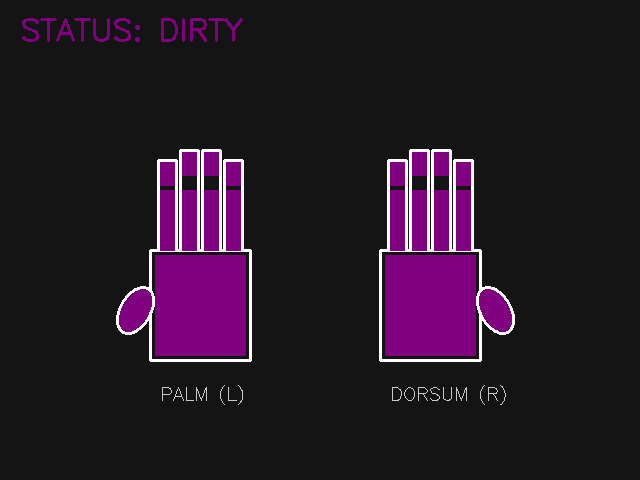
#> input picture assets/canvas_dirty.png, 640 x 480 px
$ python visualizer.py
#> lines starting #> are read from the running program, lines starting #| are printed output that depends on the picture; after the words box and inside, x2 and y2 are one past the last pixel; in counts of white or black regions, pixels touching at a corner belong together
import cv2
import time
import os
import numpy as np
from pathlib import Path
from typing import Dict, Optional

class WashVisualizer:
    def __init__(self):
        """
        Initialize the WashVisualizer with assets.
        Assets are expected to be in the project root 'assets' folder.
        """
        # Calculate path to assets relative to this file
        # File: dashboard/backend/src/services/visualizer.py
        # Root: ../../../../
        current_file = Path(__file__).resolve()
        project_root = current_file.parent.parent.parent.parent.parent
        self.assets_dir = project_root / "assets"

        # Load base canvases
        dirty_path = self.assets_dir / "canvas_dirty.png"
        clean_path = self.assets_dir / "canvas_clean.png"

        # Check existence
        if not dirty_path.exists():
            raise FileNotFoundError(f"Could not find {dirty_path}")
        if not clean_path.exists():
            raise FileNotFoundError(f"Could not find {clean_path}")

        self.canvas_dirty = cv2.imread(str(dirty_path))
#> self.canvas_dirty is the input picture: shape (480, 640, 3); mean B, G, R 37.5, 24.1, 37.5
        self.canvas_clean = cv2.imread(str(clean_path))
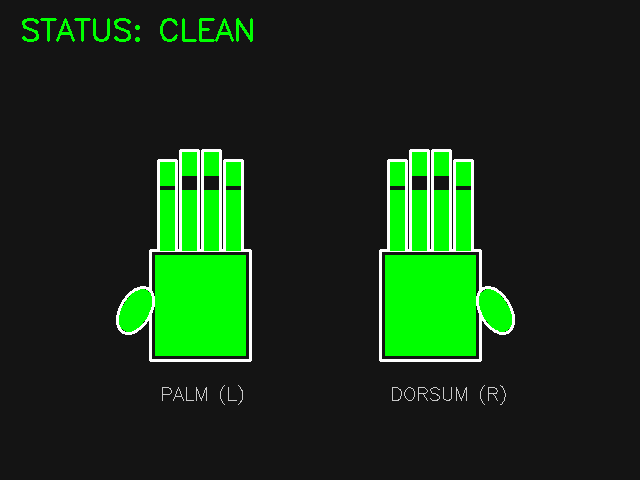
#> input picture assets/canvas_clean.png, 640 x 480 px
#> self.canvas_clean is the input picture: shape (480, 640, 3); mean B, G, R 24.1, 50.9, 24.1

        if self.canvas_dirty is None:
            raise ValueError(f"Failed to load image: {dirty_path}")
        if self.canvas_clean is None:
            raise ValueError(f"Failed to load image: {clean_path}")

        # Ensure canvas shapes match (resize clean to dirty if mismatch)
        if self.canvas_dirty.shape != self.canvas_clean.shape:
            self.canvas_clean = cv2.resize(self.canvas_clean,
                                         (self.canvas_dirty.shape[1], self.canvas_dirty.shape[0]))

        # Load masks
        self.masks: Dict[str, np.ndarray] = {}
        mask_files = {
            "palm": "palm.jpg",
            "dorsum": "dorsum.jpg",
            "thumbs": "thumbs.jpg",
            "fingertips": "fingertips.jpg",
            "interlaced": "interlaced.jpg",
            "interlocked": "interlocked.jpg"
        }

        masks_dir = self.assets_dir / "masks"
        if not masks_dir.exists():
             raise FileNotFoundError(f"Masks directory not found at {masks_dir}")

        for key, filename in mask_files.items():
            path = masks_dir / filename
            # Load as grayscale
            mask = cv2.imread(str(path), cv2.IMREAD_GRAYSCALE)
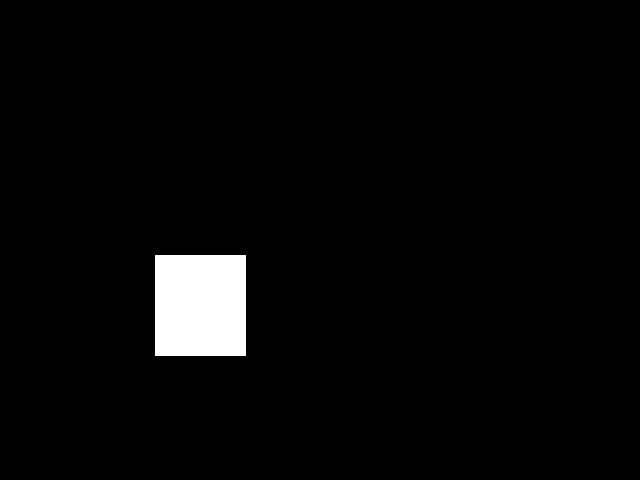
#> input picture assets/masks/palm.jpg, 640 x 480 px
#> mask is the input picture: shape (480, 640); min 0, max 255, mean 7.6
            if mask is None:
                print(f"Warning: Could not load mask {filename} from {path}")
                continue

            # Binarize mask (ensure clean 0 or 255 edges)
            _, mask = cv2.threshold(mask, 127, 255, cv2.THRESH_BINARY)
#> mask: shape (480, 640); 3% white; 1 white region, box (x1, y1, x2, y2) and area: (155, 255, 246, 356) 9191

            # Resize mask to match canvas if necessary
            if mask.shape != self.canvas_dirty.shape[:2]:
                mask = cv2.resize(mask, (self.canvas_dirty.shape[1], self.canvas_dirty.shape[0]))

            self.masks[key] = mask

        # Initialize state
        # Keys match the mask keys. Values are boolean (True = Clean, False = Dirty).
        self.states = {key: False for key in self.masks}
#> self.states = {'palm': False, 'dorsum': False, 'thumbs': False, 'fingertips': False}

        # Timer for reset logic
        self.last_hand_time = time.time()
        self.reset_timeout = 5.0 # seconds

    # [60 lines left out: functions update, _reset_states, get_output_frame, not called in this run]

# Global instance for the application to use
# We initialize it lazily or catch errors to avoid breaking app if assets are missing during build
try:
    visualizer_service = WashVisualizer()
except Exception as e:
    print(f"Failed to initialize WashVisualizer: {e}")
    visualizer_service = None
